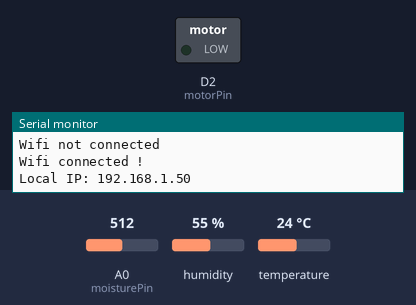
Simulated run of this sketch. Board: ESP8266 (NodeMCU). Shown: switched loads named in the sketch (green lamp = pin HIGH), the last lines printed to the serial monitor. The test bench sets the inputs (shaded band); at power-on: temperature 24 °C, A0 (moisturePin) = 512, humidity 55 %. WiFi joins after 1.5 s; servers stay silent unless stated.

Above: at 3.2 s.
3.3 s: temperature set to 30 °C
13.1 s: temperature set to 33 °C
At 14.6 s:
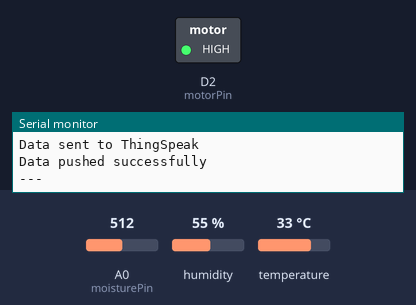
22.9 s: temperature set to 12 °C
At 31.5 s:
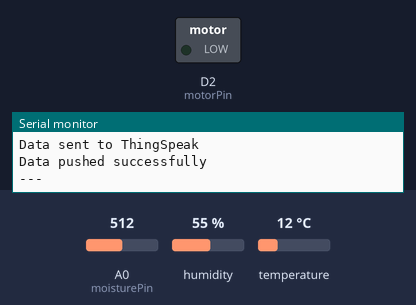
32.7 s: temperature set to 41 °C
At 38.7 s:
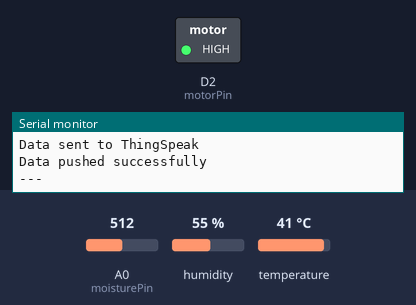
Timing chart, 0 to 40.2 s (numbered marks = the images above; inputs shaded):
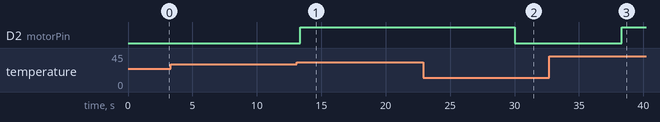

Measured:
- the behaviour switches between 31 and 32 °C on temperature (found by bisection; images 0 and 1)
- after the input at 13.1 s, D2 (motorPin): LOW → HIGH after 0.26 s
- after the input at 22.9 s, D2 (motorPin): HIGH → LOW after 7.1 s
- after the input at 32.7 s, D2 (motorPin): LOW → HIGH after 5.6 s

The sketch:

thingspeak_sm.ino
```cpp
#include <ESP8266WiFi.h>
#include <DHT.h>
#include <ThingSpeak.h>

#define DHTPIN D3          // GPIO Pin where the DHT sensor is connected
#define DHTTYPE DHT11      // DHT sensor type
DHT dht(DHTPIN, DHTTYPE);
int moisturePin = A0;     // Moisture sensor pin
const int motorPin = D2;

// WiFi credentials
const char* WIFI_NAME = "realme 8 5G";
const char* WIFI_PASSWORD = "monika0000";

// ThingSpeak channel details
const int myChannelNumber =  2473568;
const char* myApiKey = "KST858TOPXOPJAFY";

float moisturePercentage;  // Moisture reading
float h;                    // Humidity reading
float t;                    // Temperature reading
WiFiClient client;  // Declare WiFi client
void setup()
{
  Serial.begin(115200);
  delay(10);
  pinMode(motorPin, OUTPUT);
  digitalWrite(motorPin, LOW); // Keep motor off initially
  dht.begin();

  // Connect to WiFi
  WiFi.begin(WIFI_NAME, WIFI_PASSWORD);
  while (WiFi.status() != WL_CONNECTED) {
    delay(1000);
    Serial.println("Wifi not connected");
  }
  Serial.println("Wifi connected !");
Serial.println("Local IP: " + WiFi.localIP().toString());

  // Initialize ThingSpeak client
  ThingSpeak.begin(client);
}

void loop()
{
  delay(3000);

  h = dht.readHumidity();     // Read humidity
  t = dht.readTemperature();  // Read temperature

  if (isnan(h) || isnan(t)) {
    Serial.println("Failed to read from DHT sensor!");
  }

  moisturePercentage = (100.00 - ((analogRead(moisturePin) / 1023.00) * 100.00));

  Serial.print("Soil Moisture is  = ");
  Serial.print(moisturePercentage);
  Serial.println("%");
  Serial.print("Temperature is  = ");
  Serial.println(t);
  Serial.print("Humidity is  = ");
  Serial.println(h);

  if (moisturePercentage < 20 ) {
    digitalWrite(motorPin, HIGH);  // Turn on motor
  } else {
    if (t > 31) {
      digitalWrite(motorPin, HIGH);
    } else {
      digitalWrite(motorPin, LOW);
    }
  }

  // Update ThingSpeak fields
  ThingSpeak.setField(1, t);
  ThingSpeak.setField(2, h);
  ThingSpeak.setField(3, moisturePercentage);

  // Send data to ThingSpeak
  int x = ThingSpeak.writeFields(myChannelNumber, myApiKey);

  // Print temperature and humidity to serial monitor
  Serial.println("Data sent to ThingSpeak");

  // Check if data was successfully pushed to ThingSpeak
  if (x == 200) {
    Serial.println("Data pushed successfully");
  } else {
    Serial.println("Push error: " + String(x));
  }
  Serial.println("---");

  // Delay for 10 seconds before the next iteration
  delay(5000);
}
```
